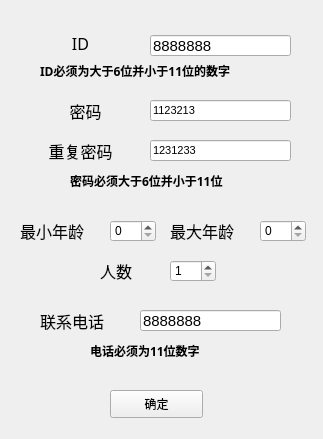
<?xml version="1.0" encoding="UTF-8"?>
<ui version="4.0">
 <class>RegistTour</class>
 <widget class="QMainWindow" name="RegistTour">
  <property name="geometry">
   <rect>
    <x>0</x>
    <y>0</y>
    <width>323</width>
    <height>439</height>
   </rect>
  </property>
  <property name="windowTitle">
   <string>MainWindow</string>
  </property>
  <widget class="QWidget" name="centralwidget">
   <widget class="QPushButton" name="pushButton">
    <property name="geometry">
     <rect>
      <x>110</x>
      <y>390</y>
      <width>93</width>
      <height>28</height>
     </rect>
    </property>
    <property name="text">
     <string>确定</string>
    </property>
   </widget>
   <widget class="QLineEdit" name="id">
    <property name="geometry">
     <rect>
      <x>150</x>
      <y>35</y>
      <width>141</width>
      <height>21</height>
     </rect>
    </property>
    <property name="font">
     <font>
      <pointsize>11</pointsize>
     </font>
    </property>
    <property name="text">
     <string>8888888</string>
    </property>
   </widget>
   <widget class="QLineEdit" name="passwd">
    <property name="geometry">
     <rect>
      <x>150</x>
      <y>100</y>
      <width>141</width>
      <height>21</height>
     </rect>
    </property>
    <property name="font">
     <font>
      <pointsize>8</pointsize>
     </font>
    </property>
    <property name="text">
     <string>1123213</string>
    </property>
   </widget>
   <widget class="QLineEdit" name="passwd_2">
    <property name="geometry">
     <rect>
      <x>150</x>
      <y>140</y>
      <width>141</width>
      <height>21</height>
     </rect>
    </property>
    <property name="font">
     <font>
      <pointsize>8</pointsize>
     </font>
    </property>
    <property name="text">
     <string>1231233</string>
    </property>
   </widget>
   <widget class="QSpinBox" name="min_age">
    <property name="geometry">
     <rect>
      <x>110</x>
      <y>220</y>
      <width>46</width>
      <height>22</height>
     </rect>
    </property>
    <property name="maximum">
     <number>90</number>
    </property>
   </widget>
   <widget class="QSpinBox" name="max_age">
    <property name="geometry">
     <rect>
      <x>260</x>
      <y>220</y>
      <width>46</width>
      <height>22</height>
     </rect>
    </property>
    <property name="maximum">
     <number>90</number>
    </property>
   </widget>
   <widget class="QLineEdit" name="phone">
    <property name="geometry">
     <rect>
      <x>140</x>
      <y>310</y>
      <width>141</width>
      <height>21</height>
     </rect>
    </property>
    <property name="font">
     <font>
      <pointsize>11</pointsize>
     </font>
    </property>
    <property name="text">
     <string>8888888</string>
    </property>
   </widget>
   <widget class="QLabel" name="label">
    <property name="geometry">
     <rect>
      <x>60</x>
      <y>35</y>
      <width>41</width>
      <height>16</height>
     </rect>
    </property>
    <property name="font">
     <font>
      <family>微软雅黑</family>
      <pointsize>12</pointsize>
     </font>
    </property>
    <property name="text">
     <string>ID</string>
    </property>
    <property name="alignment">
     <set>Qt::AlignCenter</set>
    </property>
   </widget>
   <widget class="QLabel" name="label_2">
    <property name="geometry">
     <rect>
      <x>60</x>
      <y>100</y>
      <width>51</width>
      <height>21</height>
     </rect>
    </property>
    <property name="font">
     <font>
      <family>微软雅黑</family>
      <pointsize>12</pointsize>
     </font>
    </property>
    <property name="text">
     <string>密码</string>
    </property>
    <property name="alignment">
     <set>Qt::AlignCenter</set>
    </property>
   </widget>
   <widget class="QLabel" name="label_3">
    <property name="geometry">
     <rect>
      <x>40</x>
      <y>140</y>
      <width>81</width>
      <height>21</height>
     </rect>
    </property>
    <property name="font">
     <font>
      <family>微软雅黑</family>
      <pointsize>12</pointsize>
     </font>
    </property>
    <property name="text">
     <string>重复密码</string>
    </property>
    <property name="alignment">
     <set>Qt::AlignCenter</set>
    </property>
   </widget>
   <widget class="QLabel" name="label_4">
    <property name="geometry">
     <rect>
      <x>20</x>
      <y>220</y>
      <width>81</width>
      <height>21</height>
     </rect>
    </property>
    <property name="font">
     <font>
      <family>微软雅黑</family>
      <pointsize>12</pointsize>
     </font>
    </property>
    <property name="text">
     <string>最小年龄</string>
    </property>
   </widget>
   <widget class="QLabel" name="label_5">
    <property name="geometry">
     <rect>
      <x>170</x>
      <y>220</y>
      <width>81</width>
      <height>21</height>
     </rect>
    </property>
    <property name="font">
     <font>
      <family>微软雅黑</family>
      <pointsize>12</pointsize>
     </font>
    </property>
    <property name="text">
     <string>最大年龄</string>
    </property>
   </widget>
   <widget class="QLabel" name="label_6">
    <property name="geometry">
     <rect>
      <x>40</x>
      <y>310</y>
      <width>81</width>
      <height>21</height>
     </rect>
    </property>
    <property name="font">
     <font>
      <family>微软雅黑</family>
      <pointsize>12</pointsize>
     </font>
    </property>
    <property name="text">
     <string>联系电话</string>
    </property>
   </widget>
   <widget class="QLabel" name="pro_id">
    <property name="geometry">
     <rect>
      <x>40</x>
      <y>60</y>
      <width>251</width>
      <height>21</height>
     </rect>
    </property>
    <property name="font">
     <font>
      <family>等线</family>
      <weight>75</weight>
      <bold>true</bold>
     </font>
    </property>
    <property name="text">
     <string>ID必须为大于6位并小于11位的数字</string>
    </property>
   </widget>
   <widget class="QLabel" name="pro_pa">
    <property name="geometry">
     <rect>
      <x>70</x>
      <y>170</y>
      <width>251</width>
      <height>21</height>
     </rect>
    </property>
    <property name="font">
     <font>
      <family>等线</family>
      <weight>75</weight>
      <bold>true</bold>
     </font>
    </property>
    <property name="text">
     <string>密码必须大于6位并小于11位</string>
    </property>
   </widget>
   <widget class="QLabel" name="pro_ph">
    <property name="geometry">
     <rect>
      <x>90</x>
      <y>340</y>
      <width>251</width>
      <height>21</height>
     </rect>
    </property>
    <property name="font">
     <font>
      <family>等线</family>
      <weight>75</weight>
      <bold>true</bold>
     </font>
    </property>
    <property name="text">
     <string>电话必须为11位数字</string>
    </property>
   </widget>
   <widget class="QSpinBox" name="num">
    <property name="geometry">
     <rect>
      <x>170</x>
      <y>260</y>
      <width>46</width>
      <height>22</height>
     </rect>
    </property>
    <property name="accelerated">
     <bool>true</bool>
    </property>
    <property name="minimum">
     <number>1</number>
    </property>
    <property name="maximum">
     <number>10000</number>
    </property>
   </widget>
   <widget class="QLabel" name="label_7">
    <property name="geometry">
     <rect>
      <x>100</x>
      <y>260</y>
      <width>71</width>
      <height>21</height>
     </rect>
    </property>
    <property name="font">
     <font>
      <family>微软雅黑</family>
      <pointsize>12</pointsize>
     </font>
    </property>
    <property name="text">
     <string>人数</string>
    </property>
   </widget>
  </widget>
 </widget>
 <resources/>
 <connections/>
</ui>
